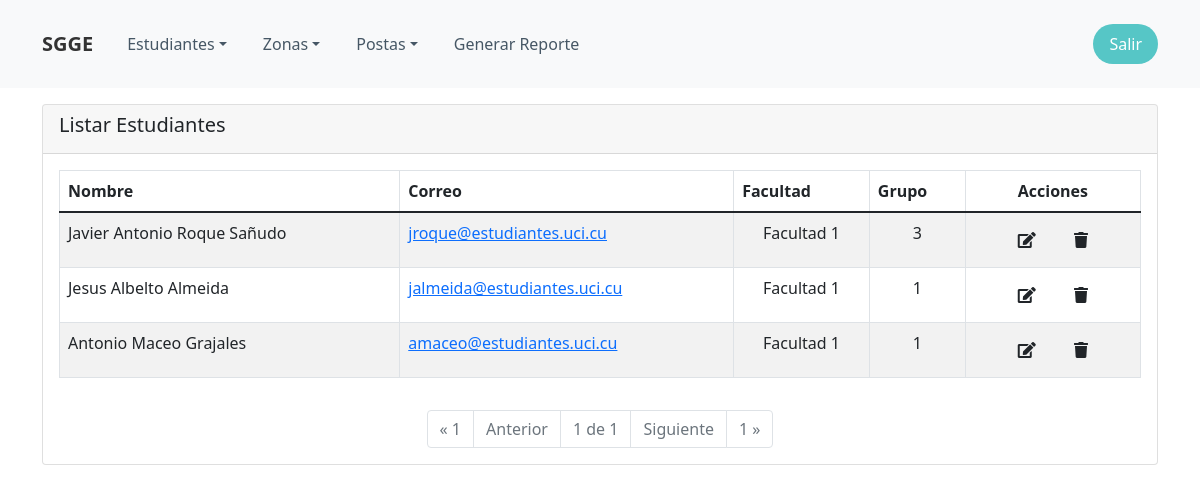
The page /listar_estudiantes (signed in) on the database as committed earlier.
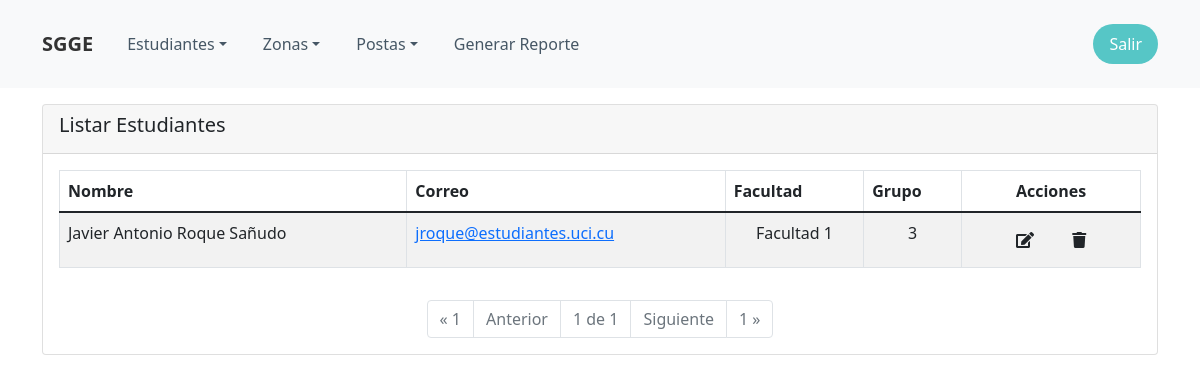
The same page on the database as committed later.
### App/Estudiante/models.py (models this page shows)
class Estudiante(User):
    facultad = models.IntegerField(choices=FAC_CHOICES)
    grupo = models.IntegerField(choices=GROUP_CHOICES)
    cambiar_pass = models.BooleanField(default=False)

### App/Estudiante/views.py (the view)
# urls.py: path('listar_estudiantes', listar_estudiantes, name='listar_Estudiantes'),
@login_required
@group_required('Admin', 'Moderador')
def listar_estudiantes(request):
    estudiantes = Estudiante.objects.all()
    paginator = Paginator(estudiantes, 5)
    page_number = request.GET.get('page')
    page_obj = paginator.get_page(page_number)
    context = {
        'estudiantes': estudiantes,
        'page_obj': page_obj,
    }
    return render(request, 'listar.html', context)

### App/Seguridad/decorador.py (called while the page is built)
def group_required(*group_names):
    def check(user):
        if user.groups.filter(name__in=group_names).exists() | user.is_superuser:
            return True
        else:
            raise PermissionDenied(HttpResponseForbidden)
    return user_passes_test(check)

### templates/listar.html (shortened to what this page needs)
{% extends 'index.html' %}
{% block body %}
    <div class="container mt-3">
        <div class="card">
            <div class="card-header">
                <h5>Listar Estudiantes</h5>
            </div>
            <div class="card-body">
                {% if not page_obj %}
                    <p>No hay registros</p>
                {% else %}
                    <div class="table-responsive ">
                        <table class="table table-striped table-bordered">
                            <thead>
                            <tr>
                                <th>Nombre</th>
                                <th>Correo</th>
                                <th>Facultad</th>
                                <th>Grupo</th>
                                <th class="text-center">Acciones</th>
                            </tr>
                            </thead>
                            <tbody>
                            {% for e in page_obj %}
                                <tr>
                                    <td>{{ e.get_full_name }}
                                    </td>
                                    <td>
                                        <a href="mailto:{{ e.email }}">{{ e.email }}</a>
                                    </td>
                                    <td class="text-center">Facultad {{ e.facultad }}</td>
                                    <td class="text-center">{{ e.grupo }}</td>
                                    <td class="text-center">
                                        <a class="mx-1 btn" href="{% url 'edit_estudiante' e.id %}"><i class="fa fa-edit"></i></a>
                                        <a class="mx-1 btn borrar" onclick="eliminar_estudiante({{ e.id }})"><i
                                                class="fa fa-trash"></i></a>
                                    </td>
                                </tr>
                            {% endfor %}
                            </tbody>
                        </table>
                    </div>
                    </div>
                    <nav aria-label="Page navigation example">
                        <ul class="pagination justify-content-center">
                            {% if not page_obj.has_previous %}
                                <li class="page-item disabled"><a class="page-link " disabled href="?page=1">&laquo;
                                    1</a></li>
                                <li class="page-item disabled"><a class="page-link">Anterior</a></li>
                            {% endif %}
                            <li class="page-item disabled"><a class="page-link disabled">{{ page_obj.number }}
                                de {{ page_obj.paginator.num_pages }}</a></li>
                            {% if not page_obj.has_next %}
                                <li class="page-item disabled"><a class="page-link">Siguiente</a></li>
                                <li class="page-item disabled"><a class="page-link"
                                                                  href="?page={{ page_obj.paginator.num_pages }}">{{ page_obj.paginator.num_pages }}
                                    &raquo;</a></li>
                            {% endif %}
                        </ul>
                    </nav>
                {% endif %}
        </div>
    </div>
{% endblock body %}

Rows that differ between the two databases and show on the page:
removed Estudiante: get_full_name "Jesus Albelto Almeida", email "jalmeida@estudiantes.uci.cu", facultad "1", grupo "1"
removed Estudiante: get_full_name "Antonio Maceo Grajales", email "amaceo@estudiantes.uci.cu", facultad "1", grupo "1"
